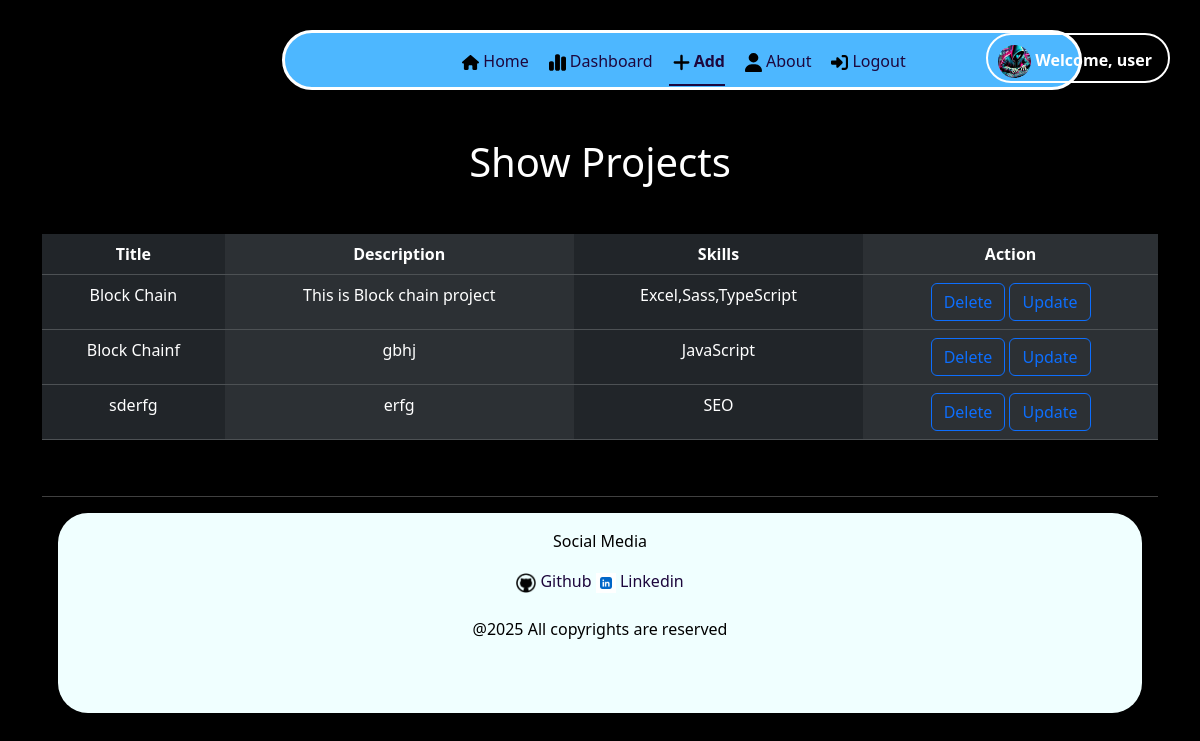
Before: /user/show (signed in) with the older database file.
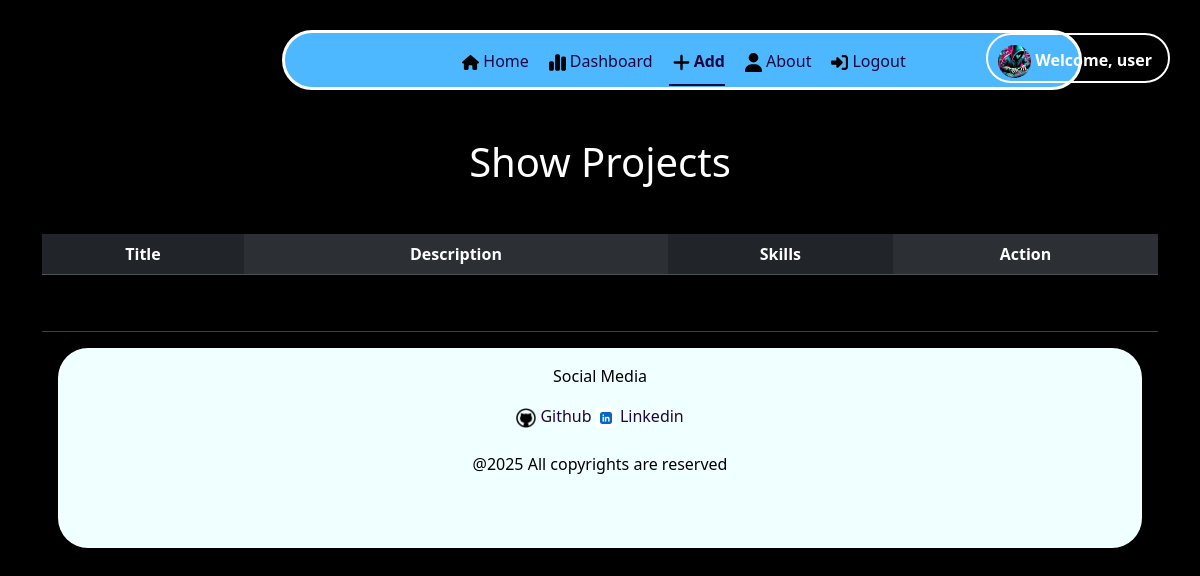
After: the same page with the newer database file.
### application/model.py (models this page shows)
class Projects(db.Model):
    __tablename__ = 'projects'
    id = db.Column(db.Integer, primary_key = True, nullable = False)
    title = db.Column(db.String(50), nullable = False, unique = True)
    description = db.Column(db.Text, nullable = False)
    skills = db.Column(db.String, nullable = False)
    users_id = db.Column(db.Integer, db.ForeignKey('users.id'), nullable = False)
    interest = db.relationship('Interest', lazy = True, backref = 'project')
    discussion = db.relationship('Discussion', lazy = True, backref = 'project')

### application/routes.py (the view)
@app.route("/user/show", methods = ["GET"])
@login_required
def user_show():
    user = current_user
    project = Projects.query.filter_by(users_id = user.id).all()
    return render_template("user_show.html", projects = project, user = user)

### application/routes.py (called while the page is built)
@login_manager.user_loader
def load_user(user_id):
    return Users.query.get(int(user_id))

### templates/user_show.html (shortened to what the changed rows need)
{% extends "base.html" %}
{% block content %}
<section class = "container-fluid">
    <div class = "container">
        <div >
            <h1 class = "text-center m-5">Show Projects</h1>
                <table class = "table table-dark table-striped-columns">
                    <tr class = "text-center">
                        <th>Title</th>
                        <th>Description</th>
                        <th>Skills</th>
                        <th>Action</th>
                    </tr>
                    {% for project in projects %}
                    <tr class = "text-center">
                        {%if project %}
                            <td>{{ project.title }}</td>
                            <td>{{ project.description }}</td>
                            <td>{{ project.skills }}</td>
                            <td>
                                <form action="{{ url_for('user_delete') }}" method="POST" style="display:inline;">
                                    <button type="submit" class="btn btn-outline-primary">Delete</button>
                                </form>
                                <a href = "{{ url_for('user_update', project_id = project.id ) }} " class = "btn btn-outline-primary">Update</a>
                            </td>
                        {% endif %}
                    {% endfor %}
                    </tr>
                </table>
                <br/><hr/>
        </div>
</section>
{% endblock %}

Changed rows visible on the page:
removed Projects: title "Block Chain", description "This is Block chain project", skills "Excel,Sass,TypeScript"
removed Projects: title "Block Chainf", description "gbhj", skills "JavaScript"
removed Projects: title "sderfg", description "erfg", skills "SEO"
